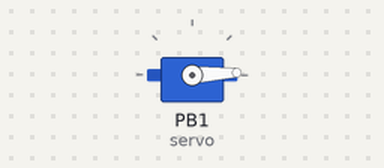
Recording of a sketch running on a simulated ATtiny85, built with avr-gcc and run on an emulated ATtiny85. Shown: servo. Wiring (inferred from the names in the program): servo: signal PB1. Servo pulses on a pin are drawn as a servo (544–2400 µs = 0–180°).

Above: at 0.05 s.
At 1.85 s:
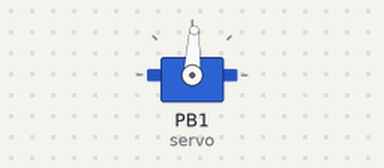
At 3.7 s:
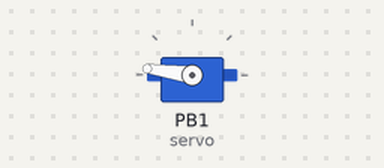
At 7.4 s:
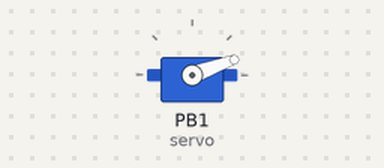
Timing chart, 0 to 10.2 s (numbered marks = the images above):
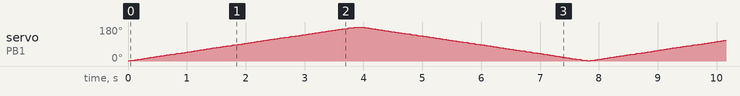

The sketch:

attiny85_servo_test_wl.ino
```cpp
const int servo = 1;
int pulse;

void setup() {
  // put your setup code here, to run once:
  pinMode(servo, OUTPUT);  //attach the servo to pin PB1
}

void servo_pulse(int pin, int pos){
    int pulse = map(pos,0, 180, 850, 2050);                                  // in steps of 1 degree
    digitalWrite(pin, HIGH);
    delayMicroseconds(pulse);
    digitalWrite(pin, LOW);
    delay(20);
}


void loop() {
  for(int pos = 0; pos <= 180; pos++)
  {
    servo_pulse(servo, pos);
  }

  for(int pos = 180; pos >= 0; pos--)
  {
    servo_pulse(servo, pos);
  }
}
```
